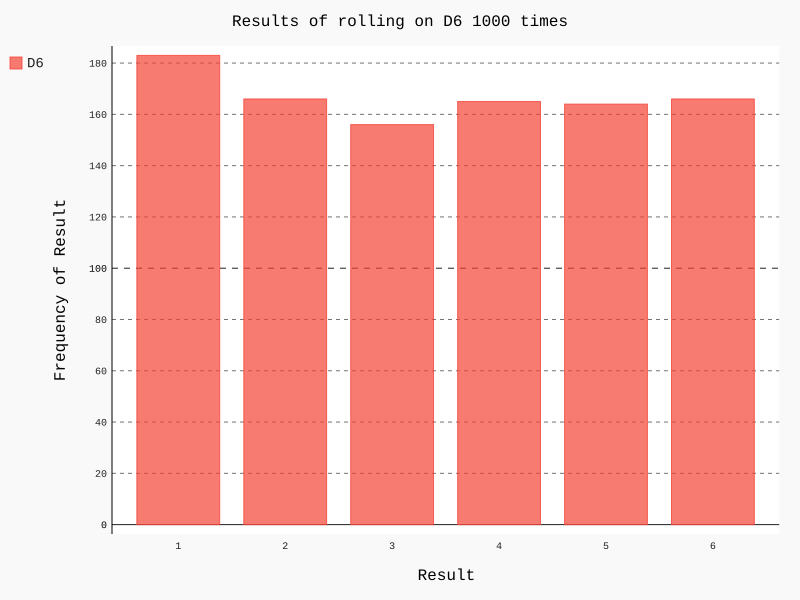

Write the Python code that produced this figure.
#!/usr/bin/env python

from __future__ import print_function

import pygal
from die import Die

die = Die()

results = []

for roll_num in range(1000):
    result = die.roll()
    results.append(result)

frequencies = []
for val in range(1, die.num_sides + 1):
    frequency = results.count(val)
    frequencies.append(frequency)

hist = pygal.Bar()

hist.title = "Results of rolling on D6 1000 times"
hist.x_labels = ['1', '2', '3', '4', '5', '6']
hist.x_title = "Result"
hist.y_title = "Frequency of Result"

hist.add('D6', frequencies)
hist.render_to_file('die_visual.svg')
